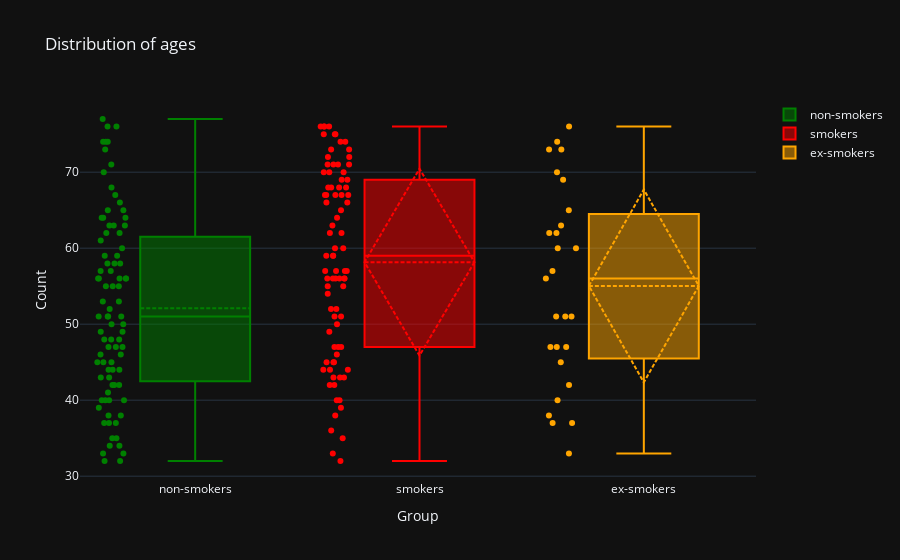

This figure's notebook cell:
### Code cell
# Adding separate traces and configuration
ages_smoke_box = go.Figure()

ages_smoke_box.add_trace(go.Box(
    y=non_smoker_age,
    name='non-smokers',
    marker_color='green',
    boxmean=True,
    boxpoints='all'
))

ages_smoke_box.add_trace(go.Box(
    y=smoker_age,
    name='smokers',
    marker_color='red',
    boxmean='sd',
    boxpoints='all'
))

ages_smoke_box.add_trace(go.Box(
    y=ex_smoker_age,
    name='ex-smokers',
    marker_color='orange',
    boxmean='sd',
    boxpoints='all'
))

ages_smoke_box.update_layout(title='Distribution of ages',
                             xaxis={'title':'Group'},
                             yaxis={'title':'Count'})

ages_smoke_box.show()

### Figure 1 — Plotly figure (JSON) as saved in the notebook; plotly's stock layout.template omitted (floating-point values rounded to 4 significant figures)
{"data": [{"boxmean": true, "boxpoints": "all", "marker": {"color": "green"}, "name": "non-smokers", "type": "box", "y": [45, 55, 35, 45, 48, 50, 56, 60, 46, 33, 47, 37, 51, 58, 59, 37, 52, 51, 65, 47, 53, 42, 49, 43, 49, 40, 56, 32, 48, 66, 42, 47, 67, 57, 55, 56, 74, 34, 40, 61, 55, 44, 40, 53, 39, 38, 50, 51, 64, 41, 76, 44, 74, 63, 35, 32, 46, 73, 51, 77, 45, 57, 40, 38, 48, 62, 59, 71, 58, 68, 62, 44, 34, 33, 58, 37, 65, 56, 70, 74, 42, 56, 64, 76, 64, 43, 63, 63]}, {"boxmean": "sd", "boxpoints": "all", "marker": {"color": "red"}, "name": "smokers", "type": "box", "y": [43, 70, 71, 36, 40, 33, 43, 69, 44, 76, 54, 39, 63, 56, 74, 38, 51, 49, 51, 71, 45, 40, 62, 47, 67, 75, 72, 47, 67, 55, 32, 60, 52, 71, 43, 68, 75, 56, 59, 76, 50, 56, 73, 44, 68, 60, 62, 46, 57, 75, 42, 45, 73, 57, 69, 57, 70, 56, 44, 55, 71, 59, 35, 76, 76, 66, 45, 59, 66, 57, 52, 42, 67, 65, 70, 47, 56, 64, 67, 74, 72, 68, 56, 67, 68]}, {"boxmean": "sd", "boxpoints": "all", "marker": {"color": "orange"}, "name": "ex-smokers", "type": "box", "y": [40, 47, 45, 33, 60, 47, 76, 60, 69, 62, 51, 73, 62, 51, 37, 42, 51, 70, 38, 74, 56, 65, 57, 63, 73, 47, 37]}], "layout": {"title": {"text": "Distribution of ages"}, "xaxis": {"title": {"text": "Group"}}, "yaxis": {"title": {"text": "Count"}}}}
